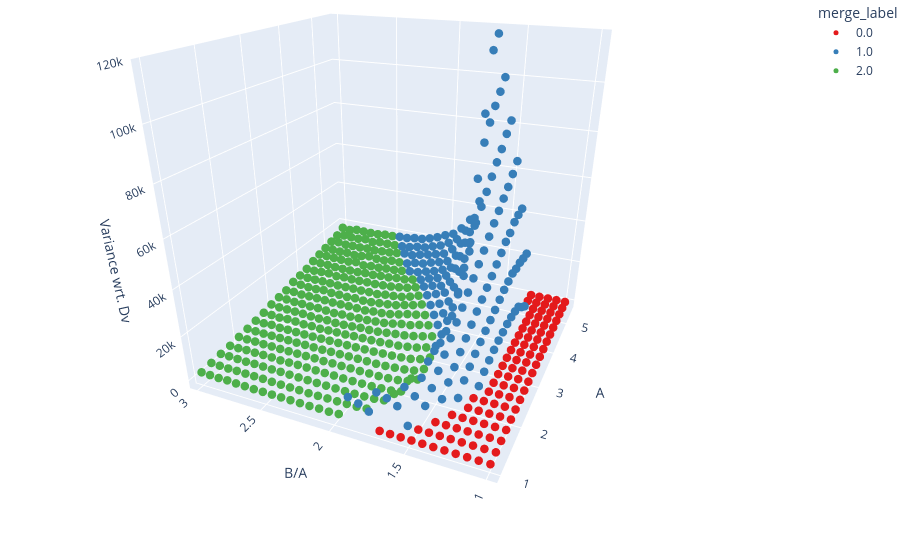

The notebook cell saved with this chart:
### Code cell
fig = px.scatter_3d(
    df_grp,
    x="A",
    y="ratio_b_a",
    z="var_mean_deviation", 
    color="merge_label",
    color_continuous_scale=px.colors.sequential.Bluered,
    labels={
            "ratio_b_a": "B/A",
            "var_mean_deviation": "Variance wrt. Dv",
        },
    color_discrete_sequence=set1_colors,

)

fig.update_layout(
    scene_camera=dict(
        eye=dict(x=-1.8, y=-0.8, z=0.8),
        center=dict(x=0, y=0, z=-0.25)
    )
)
fig.update_traces(marker_size=5)
fig.update_layout(
    margin=dict(l=0, r=0, b=0, t=0)
)

fig.show()

### Figure 1 — Plotly figure (JSON) as saved in the notebook; plotly's stock layout.template omitted (floating-point values rounded to 4 significant figures; data arrays with more than 128 entries replaced by an {"elided": "..."} marker saying what was removed)
{"data": [{"hovertemplate": "merge_label=0.0<br>A=%{x}<br>B/A=%{y}<br>Variance wrt. Dv=%{z}<extra></extra>", "legendgroup": "0.0", "marker": {"color": "#E41A1C", "size": 5, "symbol": "circle"}, "mode": "markers", "name": "0.0", "scene": "scene", "showlegend": true, "type": "scatter3d", "x": [1, 1, 1, 1, 1, 1, 1, 1, 1, 1, 1, 1.237, 1.237, 1.237, 1.237, 1.237, 1.237, 1.237, 1.237, 1.474, 1.474, 1.474, 1.474, 1.474, 1.474, 1.474, 1.711, 1.711, 1.711, 1.711, 1.711, 1.711, 1.947, 1.947, 1.947, 1.947, 1.947, 2.184, 2.184, 2.184, 2.184, 2.184, 2.421, 2.421, 2.421, 2.421, 2.658, 2.658, 2.658, 2.658, 2.895, 2.895, 2.895, 2.895, 3.132, 3.132, 3.132, 3.132, 3.368, 3.368, 3.368, 3.368, 3.605, 3.605, 3.605, 3.605, 3.842, 3.842, 3.842, 3.842, 4.079, 4.079, 4.079, 4.079, 4.316, 4.316, 4.316, 4.316, 4.553, 4.553, 4.553, 4.553, 4.789, 4.789, 4.789, 4.789, 5.026, 5.026, 5.026, 5.026, 5.263, 5.263, 5.263, 5.263, 5.263, 5.5, 5.5, 5.5, 5.5, 5.5], "y": [1, 1.069, 1.138, 1.207, 1.276, 1.345, 1.414, 1.483, 1.552, 1.621, 1.69, 1, 1.069, 1.138, 1.207, 1.276, 1.345, 1.414, 1.483, 1, 1.069, 1.138, 1.207, 1.276, 1.345, 1.414, 1, 1.069, 1.138, 1.207, 1.276, 1.345, 1, 1.069, 1.138, 1.207, 1.276, 1, 1.069, 1.138, 1.207, 1.276, 1, 1.069, 1.138, 1.207, 1, 1.069, 1.138, 1.207, 1, 1.069, 1.138, 1.207, 1, 1.069, 1.138, 1.207, 1, 1.069, 1.138, 1.207, 1, 1.069, 1.138, 1.207, 1, 1.069, 1.138, 1.207, 1, 1.069, 1.138, 1.207, 1, 1.069, 1.138, 1.207, 1, 1.069, 1.138, 1.207, 1, 1.069, 1.138, 1.207, 1, 1.069, 1.138, 1.207, 1, 1.069, 1.138, 1.207, 1.276, 1, 1.069, 1.138, 1.207, 1.276], "z": [2.478e-07, 5.163e-07, 1.506e-07, 3.07e-06, 4.248e-06, 6.353e-06, 2.462e-05, 5.729e-05, 0.0001477, 0.002159, 1.545, 2.989e-06, 2.391e-06, 5.582e-06, 1.285e-05, 2.864e-05, 7.684e-05, 0.0003051, 0.02202, 3.923e-06, 6.808e-06, 1.416e-05, 3.83e-05, 0.0001165, 0.0007105, 1.749, 6.154e-06, 1.198e-05, 2.991e-05, 9.474e-05, 0.0005969, 2.714, 8.577e-06, 1.882e-05, 5.459e-05, 0.0002447, 0.1862, 5.646e-05, 0.0001381, 0.0004845, 0.00383, 36.28, 6.892e-05, 0.0001795, 0.0007755, 0.02631, 7.535e-05, 0.0002065, 0.00102, 0.2845, 7.776e-05, 0.0002266, 0.001238, 1.36, 8.119e-05, 0.000224, 0.001317, 3.535, 7.527e-05, 0.0002226, 0.001276, 4.062, 7.04e-05, 0.0001996, 0.001088, 3.361, 6.117e-05, 0.0001672, 0.000915, 1.303, 0.0002389, 0.0006917, 0.003381, 0.3412, 0.0002088, 0.0005893, 0.002532, 0.07676, 0.0001807, 0.0004707, 0.001925, 0.02888, 0.0001568, 0.0003801, 0.001423, 0.01464, 0.0001331, 0.0003117, 0.001075, 0.008039, 0.0001086, 0.000251, 0.0007928, 0.004757, 17.47, 9.23e-05, 0.0002064, 0.0006113, 0.003001, 0.7636]}, {"hovertemplate": "merge_label=1.0<br>A=%{x}<br>B/A=%{y}<br>Variance wrt. Dv=%{z}<extra></extra>", "legendgroup": "1.0", "marker": {"color": "#377EB8", "size": 5, "symbol": "circle"}, "mode": "markers", "name": "1.0", "scene": "scene", "showlegend": true, "type": "scatter3d", "x": {"elided": "173 float values"}, "y": {"elided": "173 float values"}, "z": {"elided": "173 float values"}}, {"hovertemplate": "merge_label=2.0<br>A=%{x}<br>B/A=%{y}<br>Variance wrt. Dv=%{z}<extra></extra>", "legendgroup": "2.0", "marker": {"color": "#4DAF4A", "size": 5, "symbol": "circle"}, "mode": "markers", "name": "2.0", "scene": "scene", "showlegend": true, "type": "scatter3d", "x": {"elided": "327 float values"}, "y": {"elided": "327 float values"}, "z": {"elided": "327 float values"}}], "layout": {"legend": {"title": {"text": "merge_label"}, "tracegroupgap": 0}, "margin": {"b": 0, "l": 0, "r": 0, "t": 0}, "scene": {"camera": {"center": {"x": 0, "y": 0, "z": -0.25}, "eye": {"x": -1.8, "y": -0.8, "z": 0.8}}, "domain": {"x": [0, 1], "y": [0, 1]}, "xaxis": {"title": {"text": "A"}}, "yaxis": {"title": {"text": "B/A"}}, "zaxis": {"title": {"text": "Variance wrt. Dv"}}}}}
